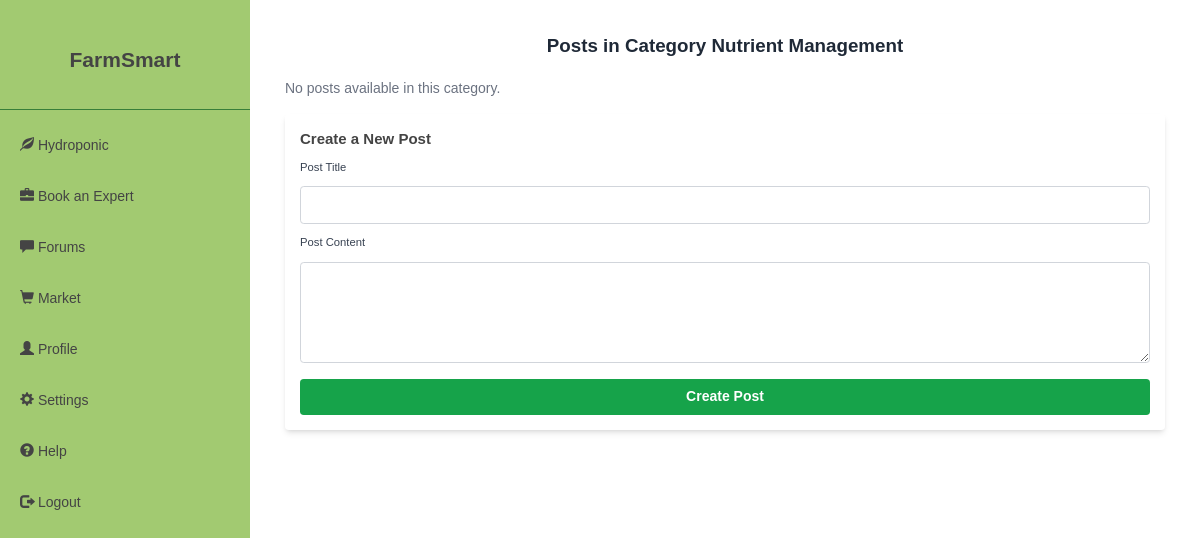
The page /category/4 on the database as committed earlier.
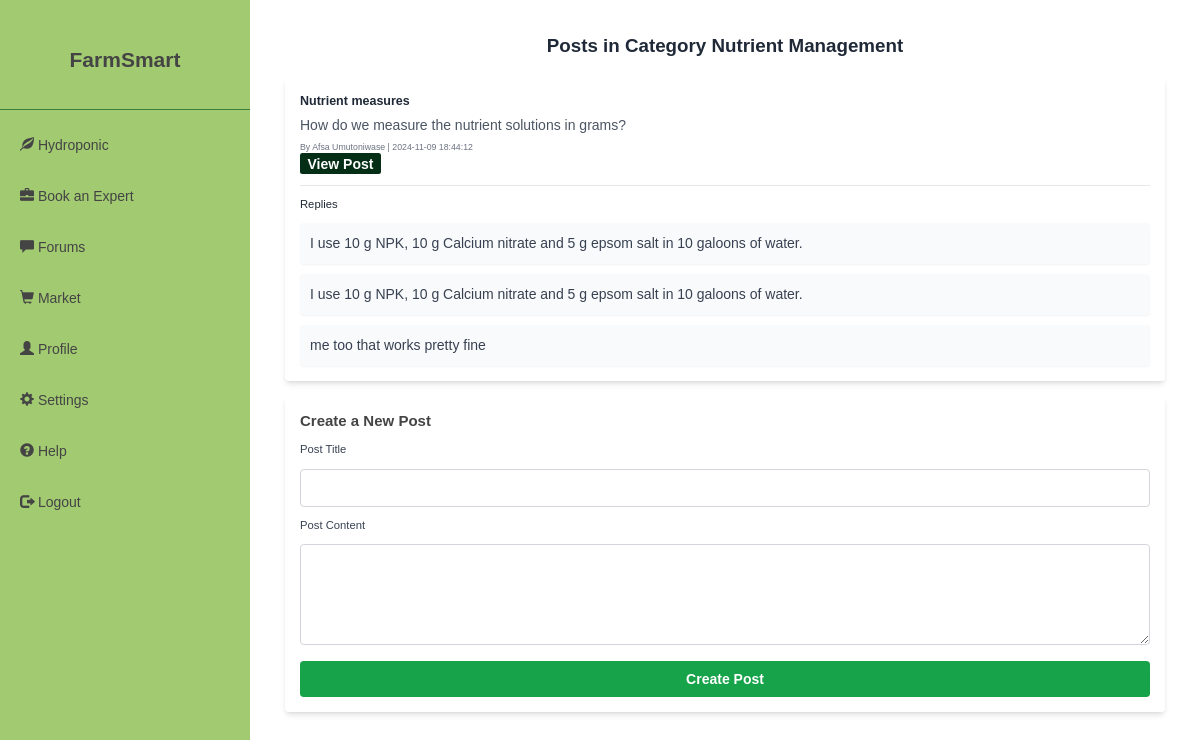
The same page on the database as committed later.
### app.py (models this page shows, shortened)
class Category(db.Model):
    id = db.Column(db.Integer, primary_key=True)
    name = db.Column(db.String(100), nullable=False)
    description = db.Column(db.String(255), nullable=True)

class Post(db.Model):
    id = db.Column(db.Integer, primary_key=True)
    title = db.Column(db.String(200), nullable=False)
    content = db.Column(db.Text, nullable=False)
    created_at = db.Column(db.DateTime, default=db.func.current_timestamp())
    user_id = db.Column(db.Integer, db.ForeignKey('user.id'), nullable=False)
    category_id = db.Column(db.Integer, db.ForeignKey('category.id'), nullable=False)
    user = db.relationship('User', backref=db.backref('posts', lazy=True))
    category = db.relationship('Category', backref=db.backref('posts', lazy=True))
    replies = db.relationship('Reply', backref='post', cascade="all, delete-orphan")

class User(db.Model, UserMixin):
    id = db.Column(db.Integer, primary_key=True)
    username = db.Column(db.String(150), unique=True, nullable=False)
    email = db.Column(db.String(150), unique=True, nullable=False)
    role = db.Column(db.String(255))
    password_hash = db.Column(db.String(255))
    address = db.Column(db.String(255))
    phone = db.Column(db.String(20))
    profile_image_url = db.Column(db.String(255))
    profile_complete = db.Column(db.Boolean, default=False)  # New field to track profile completion

class Reply(db.Model):
    id = db.Column(db.Integer, primary_key=True)
    content = db.Column(db.String, nullable=False)
    created_at = db.Column(db.DateTime, default=datetime.utcnow)
    user_id = db.Column(db.Integer, db.ForeignKey('user.id'), nullable=True)
    post_id = db.Column(db.Integer, db.ForeignKey('post.id'), nullable=False)
    user = db.relationship('User', backref=db.backref('replies', lazy=True))

### app.py (the view)
@app.route('/category/<int:category_id>')
def view_category(category_id):
    category = Category.query.get(category_id)
    if category:
        posts = Post.query.filter_by(category_id=category_id).all()
        return render_template('category-post.html', category=category, posts=posts, category_id=category_id)
    else:
        flash("Category not found.", 'danger')
        return redirect(url_for('home'))

### templates/category-post.html (shortened to what this page needs)
{% extends 'base.html' %}
{% block content %}
<div class="container mx-auto p-6">
    <h2 class="text-3xl font-semibold mb-8 text-center text-gray-800">
        Posts in Category {{ category.name }}
    </h2>
    <div class="mb-6">
        {% if posts %}
        <div class="space-y-6">
            {% for post in posts %}
            <div class="bg-white shadow-md rounded-md p-6 mb-6">
                <h4 class="text-xl font-semibold text-gray-800">{{ post.title }}</h4>
                <p class="text-gray-600 mt-2">{{ post.content }}</p>
                <p class="mt-2 text-sm text-gray-500">
                    By {{ post.user.username }}
                    <span> | {{ post.created_at.strftime('%Y-%m-%d %H:%M:%S') }}</span>
                </p>
                <a href="{{ url_for('view_post', post_id=post.id) }}" class="bg-green-950 text-white font-bold py-1 px-3 rounded hover:bg-indigo-800 mt-6">View Post</a>
                {% if post.replies %}
                <div class="mt-4 border-t border-gray-200 pt-4 space-y-4">
                    <h5 class="text-lg font-medium text-gray-800">Replies</h5>
                    {% for reply in post.replies %}
                    <div class="bg-gray-50 p-4 rounded-md shadow-sm">
                        <p class="text-gray-700">{{ reply.content }}</p>
                    </div>
                    {% endfor %}
                </div>
                {% else %}
                <p class="mt-4 text-gray-500">No replies yet.</p>
                {% endif %}
            </div>
            {% endfor %}
        </div>
        {% else %}
        <p class="text-gray-500">No posts available in this category.</p>
        {% endif %}
    </div>
    <div class="bg-white shadow-md rounded-md p-6 mb-6">
        <h3 class="text-2xl font-semibold mb-4">Create a New Post</h3>
        <form method="POST" action="{{ url_for('category_posts', category_id=category.id) }}">
            <div class="mb-4">
                <label for="title" class="block text-lg font-medium text-gray-700">Post Title</label>
                <input type="text" id="title" name="title" class="mt-2 p-3 border border-gray-300 rounded-md w-full focus:ring-2 focus:ring-blue-500" required>
            </div>
            <div class="mb-4">
                <label for="content" class="block text-lg font-medium text-gray-700">Post Content</label>
                <textarea id="content" name="content" rows="4" class="mt-2 p-3 border border-gray-300 rounded-md w-full focus:ring-2 focus:ring-blue-500" required></textarea>
            </div>
            <div class="flex justify-center">
                <button type="submit" class="w-full py-3 bg-green-600 text-white font-semibold rounded-md hover:bg-green-500 transition duration-300">
                    Create Post
                </button>
            </div>
        </form>
    </div>
</div>
{% endblock %}

### templates/base.html (shortened to what this page needs)
<!DOCTYPE html>
<html lang="en">
<head>
    <link rel="stylesheet" href="https://maxcdn.bootstrapcdn.com/bootstrap/3.4.0/css/bootstrap.min.css">
    <link rel="stylesheet" href="{{ url_for('static', filename='css/dashboard.css') }}">
    <script src="https://cdn.tailwindcss.com"></script>
</head>
<body>
    {% include 'sidebar.html' %}
    <div class="content">
        {% block content %}{% endblock %}
    </div>
</body>
</html>

### templates/sidebar.html
<div class="sidebar">
    <div class="sidebar-header"><a href="{{ url_for('home') }}">FarmSmart</a></div>
    <div class="sidebar-menu">
        <a href="{{ url_for('hydroponic_monitor') }}" class="{% if request.path == url_for('hydroponic_monitor') %}active{% endif %}">
            <span class="glyphicon glyphicon-leaf"></span> Hydroponic
        </a>
        <a href="{{ url_for('expert') }}" class="{% if request.path == url_for('expert') %}active{% endif %}">
            <span class="glyphicon glyphicon-briefcase"></span> Book an Expert
        </a>
        <a href="{{ url_for('forums') }}" class="{% if request.path == url_for('forums') %}active{% endif %}">
            <span class="glyphicon glyphicon-comment"></span> Forums
        </a>
        <a href="{{ url_for('market') }}" class="{% if request.path == url_for('market') %}active{% endif %}">
            <span class="glyphicon glyphicon-shopping-cart"></span> Market
        </a>
        <a href="{{ url_for('profile') }}" class="{% if request.path == url_for('profile') %}active{% endif %}">
            <span class="glyphicon glyphicon-user"></span> Profile
        </a>
        <a href="{{ url_for('settings') }}" class="{% if request.path == url_for('settings') %}active{% endif %}">
            <span class="glyphicon glyphicon-cog"></span> Settings
        </a>
        <a href="{{ url_for('help') }}" class="{% if request.path == url_for('help') %}active{% endif %}">
            <span class="glyphicon glyphicon-question-sign"></span> Help
        </a>
        <a href="{{ url_for('logout') }}" class="{% if request.path == url_for('logout') %}active{% endif %}">
            <span class="glyphicon glyphicon-log-out"></span> Logout
        </a>
    </div>
</div>

### static/css/dashboard.css (style rules this page uses)
:root { --bg-color: #ffffff; --secondary-bg-color: #a2ca71; --sidebar-header-height: 100px; --sidebar-footer-height: 230px; --text-color: #444444; --secondary-text-color: #444444; --border-color: #387f39; --accent-color: #a2ca71; --accent-hover-color: #8dba5e; --success-background: #edf7ee; --warning-background: #ffd27f; --error-background: #ff6b6b; --input-border-color: #dddddd; --input-focus-color: var(--accent-color); --contrast-color: #ffffff; --graph-grid-color: #eeeeee; }
* { margin: 0; padding: 0; box-sizing: border-box; }
body { font-family: Arial, sans-serif; background-color: var(--bg-color); color: var(--text-color); }
.sidebar { position: fixed; top: 0; left: 0; width: 250px; height: 100vh; background-color: var(--secondary-bg-color); color: var(--secondary-text-color); display: flex; flex-direction: column; padding-top: 10px; }
.sidebar-header { height: var(--sidebar-header-height); display: flex; align-items: center; justify-content: center; text-decoration: none; font-size: 1.5em; font-weight: bold; color: var(--text-color); border-bottom: 1px solid var(--border-color); }
.sidebar-menu { display: flex; flex-direction: column; padding: 10px 0; }
.sidebar-menu a { padding: 15px 20px; color: var(--secondary-text-color); text-decoration: none; font-size: 1em; }
.content { margin-left: 250px; padding: 20px; }
a { text-decoration: none !important; }

Rows that differ between the two databases and show on the page:
added Post: title "Nutrient measures", content "How do we measure the nutrient solutions in grams?", user.username "Afsa Umutoniwase", created_at "2024-11-09 18:44:12"
added Reply: content "I use 10 g NPK, 10 g Calcium nitrate and 5 g epsom salt in 10 galoons of water."
added Reply: content "I use 10 g NPK, 10 g Calcium nitrate and 5 g epsom salt in 10 galoons of water."
added Reply: content "me too that works pretty fine"
Other text that changed with them:
text no longer shown: "No posts available in this category."
